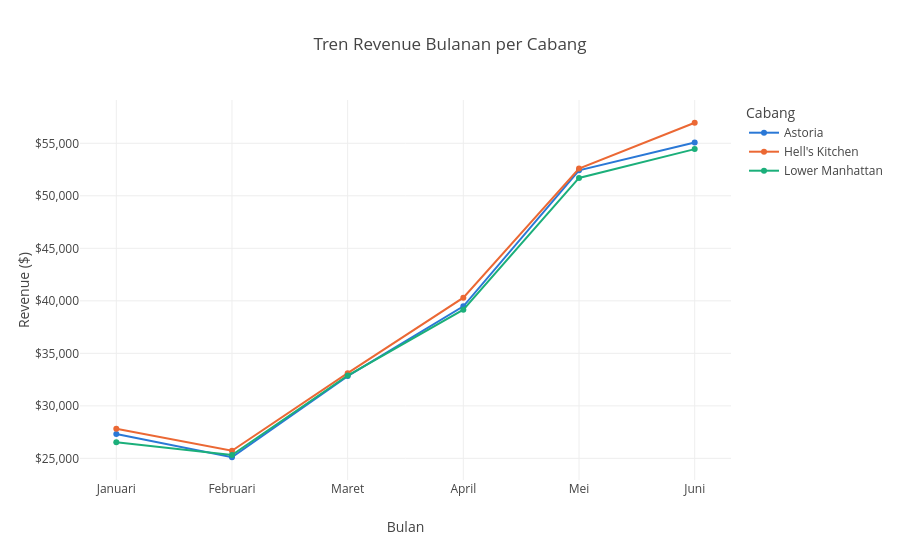

Source (notebook cell):
### Markdown cell above
## 8. Perbandingan cabang

### Code cell
cabang_bulan = P.per_cabang_bulan(df)
fig = px.line(cabang_bulan, x="nama_bulan", y="revenue", color="store_location", markers=True,
              color_discrete_map=STORE_COLORS, title="Tren Revenue Bulanan per Cabang",
              labels={"nama_bulan": "Bulan", "revenue": "Revenue ($)", "store_location": "Cabang"})
fig.update_yaxes(tickprefix="$", tickformat=",.0f")
fig.show()

### Figure 1 — Plotly figure (JSON) as saved in the notebook; plotly's stock layout.template omitted (floating-point values rounded to 4 significant figures)
{"data": [{"hovertemplate": "Cabang=Astoria<br>Bulan=%{x}<br>Revenue ($)=%{y}<extra></extra>", "legendgroup": "Astoria", "line": {"color": "#2a78d6", "dash": "solid"}, "marker": {"symbol": "circle"}, "mode": "lines+markers", "name": "Astoria", "orientation": "v", "showlegend": true, "type": "scatter", "x": ["Januari", "Februari", "Maret", "April", "Mei", "Juni"], "xaxis": "x", "y": [27310.0, 25110.0, 32840.0, 39480.0, 52430.0, 55080.0], "yaxis": "y"}, {"hovertemplate": "Cabang=Hell's Kitchen<br>Bulan=%{x}<br>Revenue ($)=%{y}<extra></extra>", "legendgroup": "Hell's Kitchen", "line": {"color": "#eb6834", "dash": "solid"}, "marker": {"symbol": "circle"}, "mode": "lines+markers", "name": "Hell's Kitchen", "orientation": "v", "showlegend": true, "type": "scatter", "x": ["Januari", "Februari", "Maret", "April", "Mei", "Juni"], "xaxis": "x", "y": [27820.0, 25720.0, 33110.0, 40300.0, 52600.0, 56960.0], "yaxis": "y"}, {"hovertemplate": "Cabang=Lower Manhattan<br>Bulan=%{x}<br>Revenue ($)=%{y}<extra></extra>", "legendgroup": "Lower Manhattan", "line": {"color": "#1baf7a", "dash": "solid"}, "marker": {"symbol": "circle"}, "mode": "lines+markers", "name": "Lower Manhattan", "orientation": "v", "showlegend": true, "type": "scatter", "x": ["Januari", "Februari", "Maret", "April", "Mei", "Juni"], "xaxis": "x", "y": [26540.0, 25320.0, 32890.0, 39160.0, 51700.0, 54450.0], "yaxis": "y"}], "layout": {"legend": {"title": {"text": "Cabang"}, "tracegroupgap": 0}, "title": {"text": "Tren Revenue Bulanan per Cabang"}, "xaxis": {"anchor": "y", "domain": [0, 1], "title": {"text": "Bulan"}}, "yaxis": {"anchor": "x", "domain": [0, 1], "tickformat": ",.0f", "tickprefix": "$", "title": {"text": "Revenue ($)"}}}}
